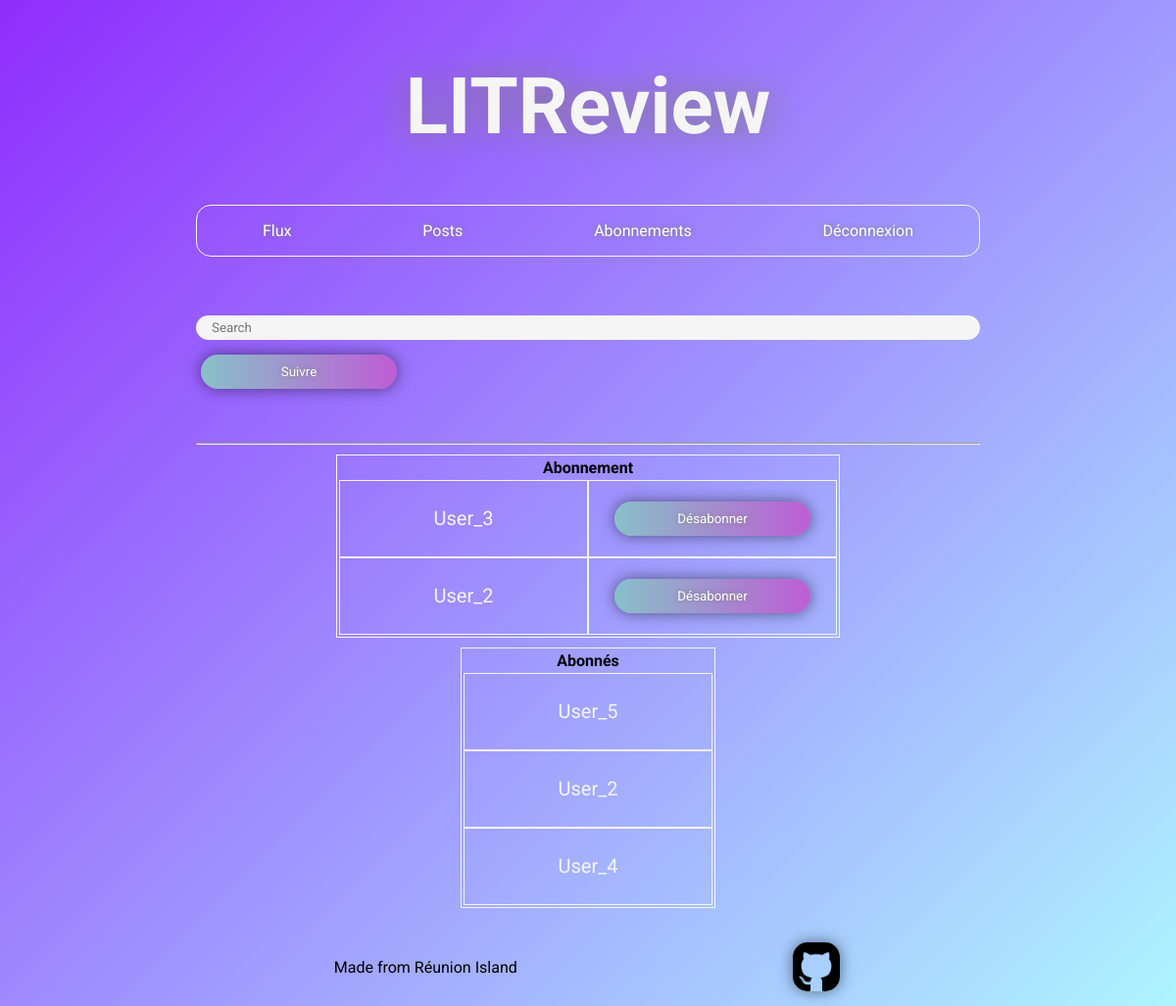
Screenshot of /users/subscription/ (signed in) with the database file from the repository.
### users/models.py (models this page shows)
class Subscription(models.Model):
    follower = models.ForeignKey(
        User, null=True, on_delete=models.CASCADE,
        related_name='subscriptions')
    followed = models.ForeignKey(
        User, null=True, on_delete=models.CASCADE,
        related_name='friends')

class User(AbstractUser):
    pass

### users/views.py (the view, shortened to what this page needs)
# urls.py: path('subscription/', views.subscription, name='subscription'),
@login_required
def subscription(request):
    abonnements = models.Subscription.objects.filter(follower=request.user)
    abonnes = models.Subscription.objects.filter(followed=request.user)
    context = {
        'follower': abonnes,
        'followed': abonnements,
    }
    return render(request, 'subscription.html', context=context)

### users/template/users/subscription.html (shortened to what this page needs)
{% extends 'base_user_connected.html' %}
{% block content %}
    <form class="find_users" action="" method="post">
        <input class="searchfield" name="username" type="text" placeholder="Search">
        <button type="submit" class="validate" >Suivre</button>
    </form>
    <hr>
    <table>
        <thead>
            <tr>
                <th colspan="2">Abonnement</th>
            </tr>
        </thead>
        <tbody>
            <tr>
                {% for f in followed %}
                    <td class="text">{{f.followed.username}}</td>
                {% endfor %}
            </tr>
            <tr>
                {% for f in followed %}
                    <form action="{% url 'unsubscribe' %}" method="post">
                        <td>
                            <button type="submit" class="delete" >Désabonner</button>
                        </td>
                    </form>
                {% endfor %}
            </tr>
        </tbody>
    </table>
    <table>
        <thead>
            <tr>
                <th colspan="2">Abonnés</th>
            </tr>
        </thead>
        <tbody>
            <tr>
                {% for f in follower %}
                    <td class="text">{{f.follower.username}}</td>
                {% endfor %}
            </tr>
        </tbody>
    </table>
{% endblock content %}

### static/styles.css (style rules this page uses)
:root { --main-ticket-margin:10px; --main-ticket-padding:15px; --main-border-width:1px; --main-border-radius:15px; --main-ratio-width:95%; --main-space-between-ticket:10px; --main-box-shadow:0px 0px 15px rgba(0, 0, 0, 0.5); }
* { font-family: 'Roboto', sans-serif; text-decoration:none; max-width: 800px; margin-left: auto; margin-right: auto; background: linear-gradient(315deg, rgba(174,244,255,1) 0%, rgba(144,45,253,1) 100%); background-attachment: fixed; transition: 500ms; }
body { margin-bottom: 100px; }
button { display: block; cursor: pointer; padding: 10px; margin: 5px; border-radius: 20px; width: 200px; border-style: none; background: linear-gradient(90deg,rgb(136 192 200) 0%, rgb(190 93 213) 100%); color: rgb(255, 255, 255); text-shadow: 0px 0px 5px rgb(124, 124, 124); box-shadow: var(--main-box-shadow); }
form { margin: 0; }
table { border-style: solid; border-width: var(--main-border-width); border-color: whitesmoke; margin: auto; margin-top: var(--main-ticket-margin); margin-bottom: var(--main-ticket-margin); }
tbody { display: flex; flex-direction: row; }
tr { display: flex; flex-direction: column; flex-wrap: nowrap; justify-content: space-around; }
td { border-style: solid; border-width: var(--main-border-width); border-color: whitesmoke; height: 75px; width: 250px; display: flex; align-items: center; justify-content: center; }
td.text { height: 75px; width: 250px; text-align: center; line-height: 75px; font-size: 125%; color: whitesmoke; }
form.find_users { display: flex; flex-direction: column; margin-top: 50px; margin-bottom: 50px; }
input.searchfield { margin: 0; margin-top: var(--main-ticket-margin); margin-bottom: var(--main-ticket-margin); }
input { background: whitesmoke; padding: 5px; padding-left: 2%; padding-right: 2%; margin:15px; border-radius: 15px; border-style: none; }

### rows the page displays
Subscription: followed.username "User_3"
Subscription: followed.username "User_2"
Subscription: follower.username "User_5"
Subscription: follower.username "User_2"
Subscription: follower.username "User_4"
